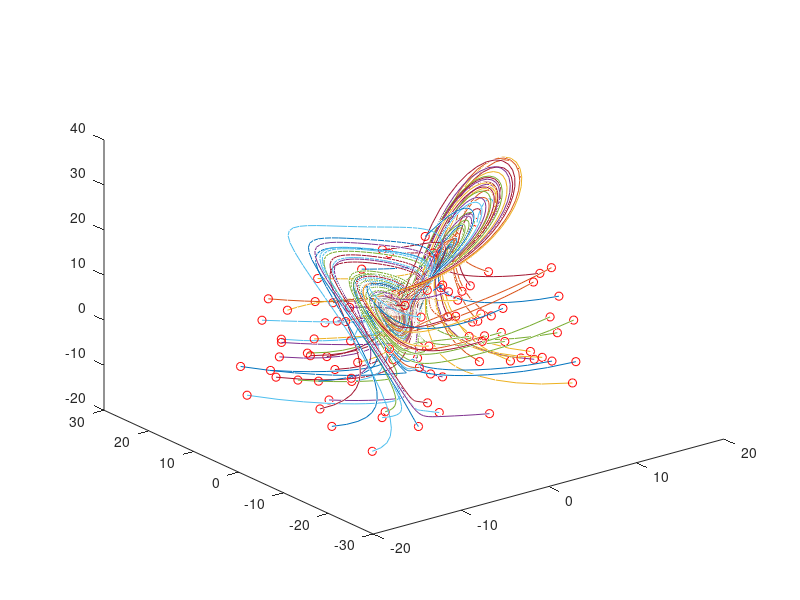
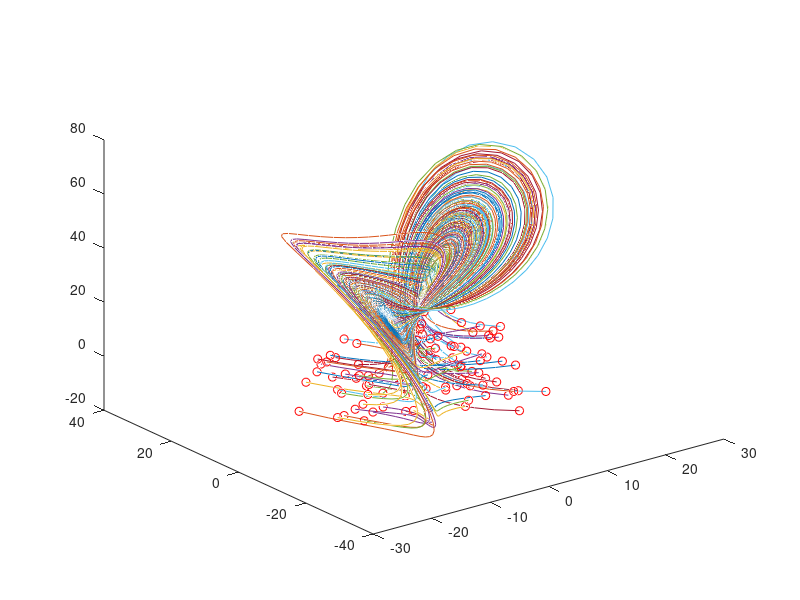
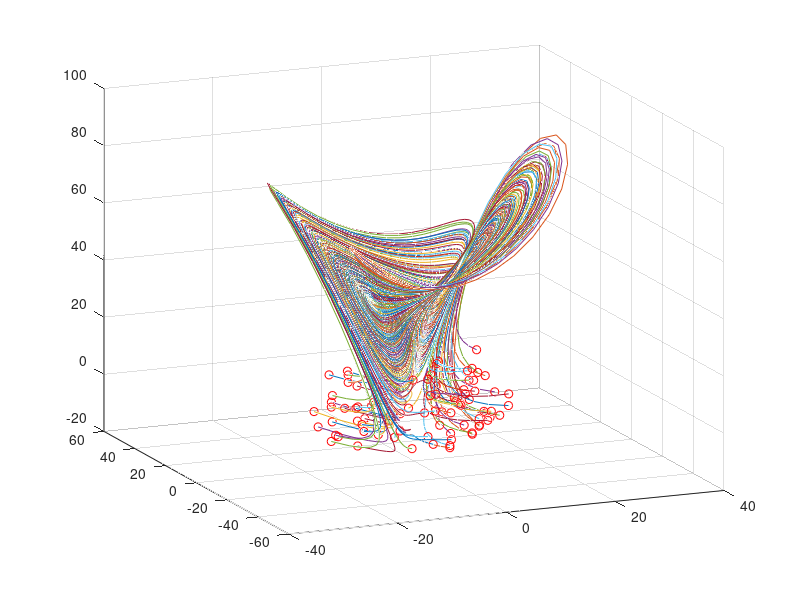

Here is the MATLAB script that generated these plots, in order: (Note: this script raises an error after producing the figures.)
clear all, close all

% Simulate Lorenz system
dt = 0.01;
T = 10;
t = 0:dt:T;
nt = length(t);
b = 8/3;
sig = 10;
r_vect = [10, 28, 40];

Lorenz = @(t,x,r)([ sig * (x(2) - x(1))       ; ...
    x(1) * (r - x(3)) - x(2)  ; ...
    x(1) * x(2) - b * x(3)    ]);
ode_options = odeset('RelTol',1e-10, 'AbsTol',1e-11);

%%
input=[]; output=[];
for i = 1:length(r_vect)
    figure
    r = r_vect(i);
    for j = 1:100  % training trajectories
        x0 = 30*(rand(3,1)-0.5);
        [t,y] = ode45(@(t,x) Lorenz(t,x,r),t,x0);
        input=[input; [r*ones(nt-1,1), y(1:end-1,:)]];
        output=[output; y(2:end,:)];
        plot3(y(:,1),y(:,2),y(:,3)), hold on
        plot3(x0(1),x0(2),x0(3),'ro')
    end
end
grid on, view(-23,18)

%%
net = feedforwardnet([20 10 20]);
net.layers{1}.transferFcn = 'poslin';
net.layers{2}.transferFcn = 'poslin';
net.layers{3}.transferFcn = 'poslin';
net = train(net,input.',output.');

% % % % numFeatures = 4;
% % % % numResponses = 3;
% % % %
% % % % layers = [ ...
% % % %  sequenceInputLayer(numFeatures)
% % % %  fullyConnectedLayer(20)
% % % %  reluLayer
% % % %  fullyConnectedLayer(10)
% % % %  reluLayer
% % % %  fullyConnectedLayer(20)
% % % %  reluLayer
% % % %  fullyConnectedLayer(numResponses)
% % % %  regressionLayer];
% % % %
% % % % options = trainingOptions('adam', ...
% % % %  'MaxEpochs',500, ...
% % % %  'GradientThreshold',1, ...
% % % %  'InitialLearnRate',0.005, ...
% % % %  'LearnRateSchedule','piecewise', ...
% % % %  'LearnRateDropPeriod',125, ...
% % % %  'LearnRateDropFactor',0.2, ...
% % % %  'Verbose',0, ...
% % % %  'Plots','training-progress');
% % % %
% % % % net = trainNetwork(input.',output.',layers,options);


%%

load netLorenz.mat

r_vect = [10, 28, 40, 17, 35];
for i = 1:5
    r = r_vect(i);
    figure
    x0=20*(rand(3,1)-0.5);
    [t,y] = ode45(@(t,x) Lorenz(t,x,r),t,x0);
    plot3(y(:,1),y(:,2),y(:,3)), hold on
    plot3(x0(1),x0(2),x0(3),'ro','Linewidth',[2])
    xlabel('x')
    ylabel('y')
    zlabel('z')
    grid on
    
    ynn(1,:) = x0;
    for jj = 2:length(t)
        % % % %         y0 = predict(net,[r; x0]);
        y0 = net([r; x0]);
        ynn(jj,:) = y0.';
        x0 = y0;
    end
    plot3(ynn(:,1),ynn(:,2),ynn(:,3),':','Linewidth',[2])
    
    figure
    subplot(3,1,1), plot(t,y(:,1),t,ynn(:,1),'Linewidth',[2])
    ylabel('x')
    subplot(3,1,2), plot(t,y(:,2),t,ynn(:,2),'Linewidth',[2])
    ylabel('y')
    subplot(3,1,3), plot(t,y(:,3),t,ynn(:,3),'Linewidth',[2])
    ylabel('z')
    xlabel('t')
end

%% Transition prediction

clear all; close all; clc

% Simulate Lorenz system
dt = 0.01;
T = 10;
t = 0:dt:T;
nt = length(t);
b = 8/3;
sig = 10;
r_vect = 28;

Lorenz = @(t,x,r)([ sig * (x(2) - x(1))       ; ...
    x(1) * (r - x(3)) - x(2)  ; ...
    x(1) * x(2) - b * x(3)    ]);
ode_options = odeset('RelTol',1e-10, 'AbsTol',1e-11);

input=[]; output=[];
for i = 1:length(r_vect)
    figure
    r = r_vect(i);
    for j = 1:100  % training trajectories
        x0 = 30*(rand(3,1)-0.5);
        [t,y] = ode45(@(t,x) Lorenz(t,x,r),t,x0);
        x = y(:,1);
        x1 = x;
        x1(x<0) = 0;
        x2 = x;
        x2(x>0) = 0;
        [aa1, bb1] = findpeaks(x1);
        [aa2, bb2] = findpeaks(-x2);
        aa2 = -aa2;
        [bb, ii] = sort([bb1;bb2]);
        aa = [aa1; aa2];
        aa = aa(ii);
        label = zeros(length(y),1);
        k = -1;
        j = 1;
        for i = 1:length(y)
            if bb(j) == i && j~=length(bb)
                if aa(j)*aa(j+1) < 0
                    k = -k;
                end
                j = j + 1;
            end
            label(i) = k;
        end
        input=[input; y(1:end-1,:)];
        output=[output; [y(2:end,:), label(2:end)]];
        plot3(y(:,1),y(:,2),y(:,3)), hold on
        plot3(x0(1),x0(2),x0(3),'ro')
        
    end
end
grid on, view(-23,18)

net = feedforwardnet([20 10 20]);
net.layers{1}.transferFcn = 'poslin';
net.layers{2}.transferFcn = 'poslin';
net.layers{3}.transferFcn = 'poslin';
net = train(net,input.',output.');
% save('netLorenz2.mat','net')

x0 = 30*(rand(3,1)-0.5);
[t,y] = ode45(@(t,x) Lorenz(t,x,r),t,x0);
figure
plot3(y(:,1),y(:,2),y(:,3)), hold on
plot3(x0(1),x0(2),x0(3),'ro','Linewidth',[2])
xlabel('x')
ylabel('y')
zlabel('z')
x = y(:,1);
        x1 = x;
        x1(x<0) = 0;
        x2 = x;
        x2(x>0) = 0;
        [aa1, bb1] = findpeaks(x1);
        [aa2, bb2] = findpeaks(-x2);
        aa2 = -aa2;
        [bb, ii] = sort([bb1;bb2]);
        aa = [aa1; aa2];
        aa = aa(ii);
        label = zeros(length(y),1);
        k = -1;
        j = 1;
        for i = 1:length(y)
            if bb(j) == i && j~=length(bb)
                if aa(j)*aa(j+1) < 0
                    k = -k;
                end
                j = j + 1;
            end
            label(i) = k;
        end
grid on
ynn(1,:) = x0;
for jj = 2:length(t)
    % % % %         y0 = predict(net,[r; x0]);
    out = net(x0);
    y0 = out(1:3);
    transition(jj) = out(4);
    ynn(jj,:) = y0.';
    x0 = y0;
end
plot3(ynn(:,1),ynn(:,2),ynn(:,3),':','Linewidth',[2])
figure
subplot(3,2,1), plot(t,y(:,1),t,ynn(:,1),'Linewidth',[2])
ylabel('x')
xlabel('t')
title('State prediction')
subplot(3,2,3), plot(t,y(:,2),t,ynn(:,2),'Linewidth',[2])
ylabel('y')
xlabel('t')
subplot(3,2,5), plot(t,y(:,3),t,ynn(:,3),'Linewidth',[2])
ylabel('z')
xlabel('t')
subplot(3,2,[2 4 6])
plot(t,label,'Linewidth',2)
hold on
plot(t,transition,'Linewidth',2)
xlabel('time')
title('Transition prediction')
ylabel('Flag value')